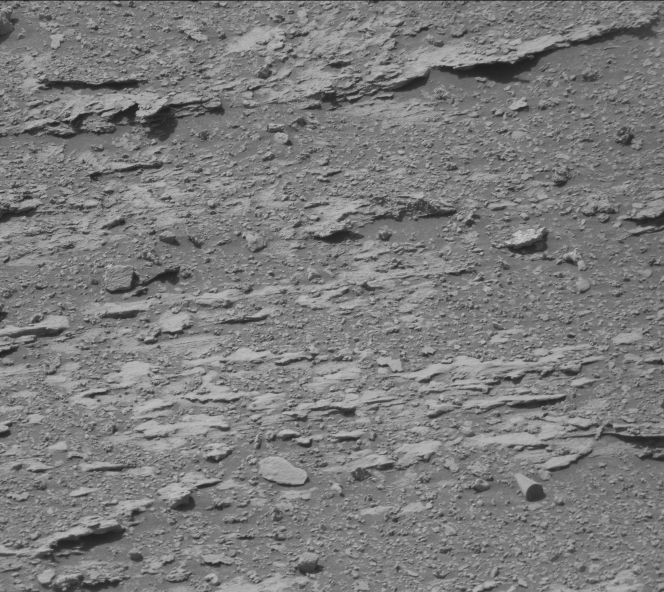
#> input picture figures/pds_raw_full.png, 1328 x 1184 px (shown at 1/2 size)
$ python generate_figure1_context.py
#> lines starting #> are read from the running program, lines starting #| are printed output that depends on the picture
import os, sys
ROOT_DIR = os.path.dirname(os.path.dirname(os.path.abspath(__file__)))
os.chdir(ROOT_DIR)
sys.path.insert(0, ROOT_DIR)
import cv2, numpy as np, matplotlib.pyplot as plt
from matplotlib.patches import Rectangle

# Load full PDS image
full = cv2.imread('figures/pds_raw_full.png', cv2.IMREAD_GRAYSCALE)
#> full is the input picture: shape (1184, 1328); min 5, max 241, mean 123.7
H_f, W_f = full.shape # 1184, 1328
#> H_f = 1184; W_f = 1328

# Cylinder location in full frame:
# Native coordinates: center ~ (1072, 986)
# Bounding box ~ [1072 - 60, 986 - 50] to [1072 + 60, 986 + 50]
x_box = 1072 - 70
y_box = 986 - 55
w_box = 140
h_box = 110

plt.style.use('dark_background')
fig, ax = plt.subplots(figsize=(15, 10), dpi=300)
fig.patch.set_facecolor('#05070d')
ax.set_facecolor('#05070d')

im = ax.imshow(full, cmap='magma', origin='upper')

# Draw neon callout rectangle around the cylinder
rect = Rectangle((x_box, y_box), w_box, h_box, edgecolor='#00e5ff', facecolor='none', linewidth=2.6, linestyle='-')
ax.add_patch(rect)

# Annotate callout
ax.annotate('Sol 3556 Cylinder Feature\n(See Inset Panels B & C)',
            xy=(x_box + w_box/2, y_box),
            xytext=(x_box - 280, y_box - 80),
            arrowprops=dict(facecolor='#00e5ff', edgecolor='none', shrink=0.08, width=2.0, headwidth=7),
            bbox=dict(boxstyle='round,pad=0.5', facecolor='#0d131f', edgecolor='#00e5ff', alpha=0.92, linewidth=1.2),
            fontsize=11, color='#00e5ff', fontweight='bold')

# Scale bar on full frame:
# At distance ~ 5 m, IFOV = 0.074 mrad/px -> 0.386 mm/px
# 50 cm = 500 mm / 0.386 = 1295 px (spans entire width)
# Let's show 10 cm scale bar: 100 mm / 0.386 = 259 px
sb_len = 259
ax.plot([40, 40 + sb_len], [H_f - 40, H_f - 40], color='#ffffff', linewidth=3.5)
ax.text(40, H_f - 55, '10 cm Foreground Scale (d ≈ 5.2 m)', color='#ffffff', fontsize=10, fontweight='bold')

# Metadata overlay card
meta_text = (
    "NASA Curiosity Rover | Mastcam Right (M-100)\n"
    "Frame: 3556MR1025170721700585C00_DXXX\n"
    "Sol 3556 (August 7, 2022) | Paraitepuy Pass\n"
    "Full Sensor Raster: 1328 × 1184 Pixels"
)
ax.text(0.02, 0.96, meta_text, transform=ax.transAxes, verticalalignment='top',
        bbox=dict(boxstyle='round,pad=0.5', facecolor='#0d131f', edgecolor='#2d3748', alpha=0.9, linewidth=1.0),
        fontsize=9.5, color='#e0e6ed', family='sans-serif')

ax.set_xlim(0, W_f)
ax.set_ylim(H_f, 0)
ax.set_xlabel('Sensor Sample (pixels)', color='#8b9bb4', fontsize=11, labelpad=8)
ax.set_ylabel('Sensor Line (pixels)', color='#8b9bb4', fontsize=11, labelpad=8)
ax.tick_params(colors='#8b9bb4', labelsize=9.5)

plt.title('Figure 1(a): Full Context Planetary Data System (PDS) Raw Sensor Frame\n'
          'NASA Mars Science Laboratory | Gale Crater Traverse | Sulfate-Bearing Unit',
          fontsize=13, color='#ffffff', fontweight='bold', pad=12)

out_path = 'figures/pds_full_with_callout.png'
plt.savefig(out_path, bbox_inches='tight', dpi=240, facecolor=fig.get_facecolor())
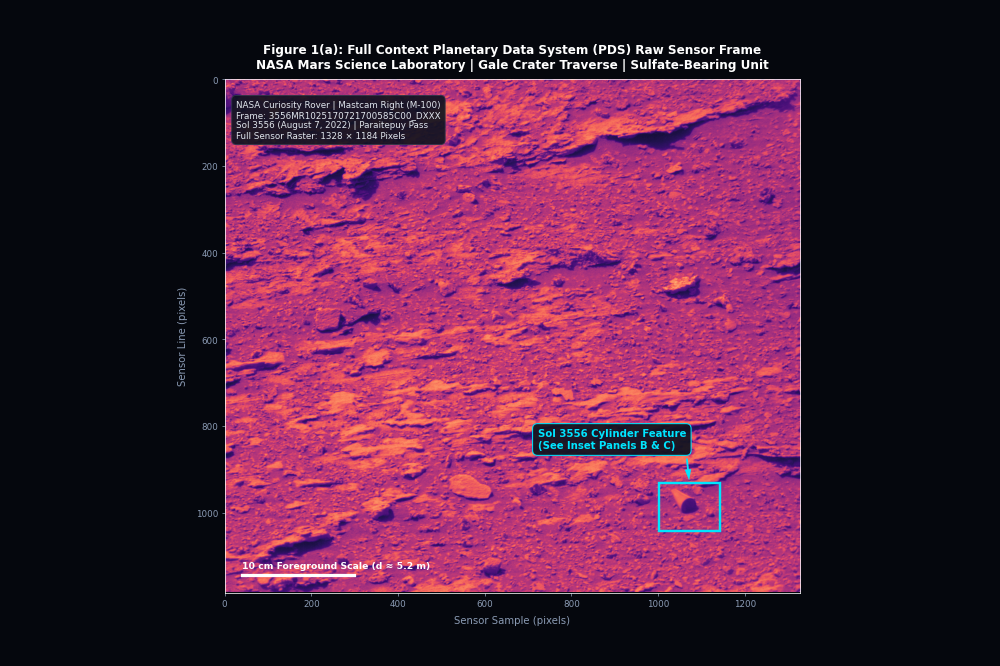
#> figure drawn by matplotlib, 1 panel
plt.close()
print(f'Generated {out_path} successfully!')

$ run again, with figures/cylinder_crop_raw.png copied over figures/pds_raw_full.png
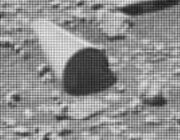
#> input picture figures/cylinder_crop_raw.png, 180 x 140 px
#> full is the input picture: shape (140, 180); min 21, max 237, mean 142.1
#> `plt.savefig(out_path, bbox_inches='tight', dpi=240, facecolor=fig.get_..`:
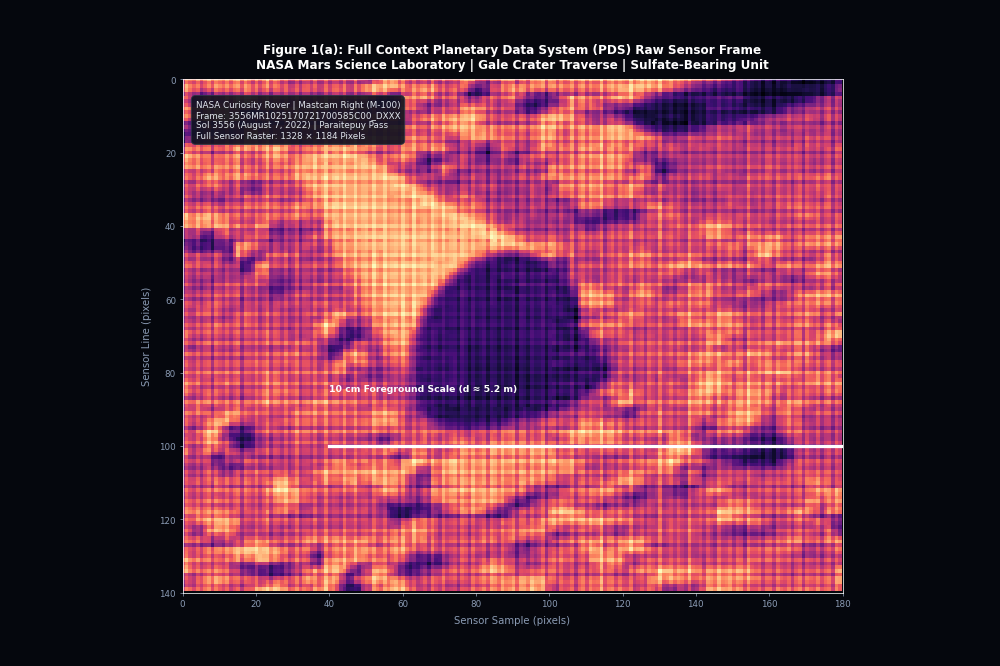
#> figure drawn by matplotlib, 1 panel
